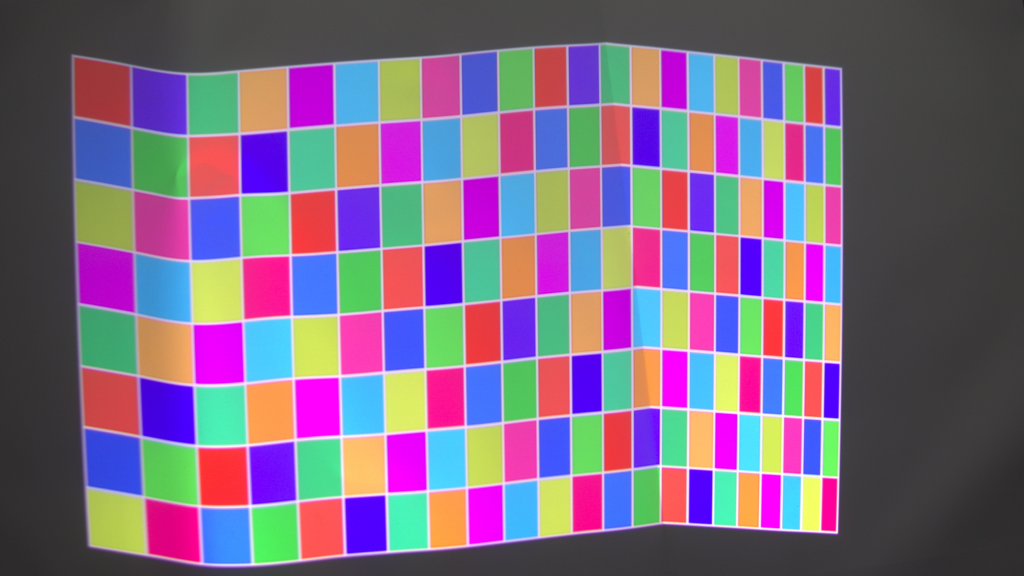
#> input picture CSPR-Net/real_data/1_image_distorted.jpeg, 3072 x 1728 px (shown at 1/3 size)
$ python -i metrics.py   (imports and definitions only)
#> lines starting #> are read from the running program, lines starting #| are printed output that depends on the picture; after the words box and inside, x2 and y2 are one past the last pixel; in counts of white or black regions, pixels touching at a corner belong together
#> further down, picture is the input picture: shape (1728, 3072, 3); mean B, G, R 129.4, 104.2, 123.8
"""Geometric validation metrics — production uses independent desired target (category B)."""

from __future__ import annotations

import json
from pathlib import Path
from typing import Optional

import cv2
import numpy as np

from .charuco import (
    compare_reproj,
    define_desired_target,
    detect_charuco,
    detection_coverage,
    expected_visible_from_pattern,
    load_desired_target,
    load_proj_ids_json,
    match_correspondences,
    measure_against_desired_target,
    measure_independent_residuals,
)


def detect_outer_rectangle_corners(img_bgr: np.ndarray) -> np.ndarray | None:
    """Secondary diagnostic only."""
    gray = cv2.cvtColor(img_bgr, cv2.COLOR_BGR2GRAY)
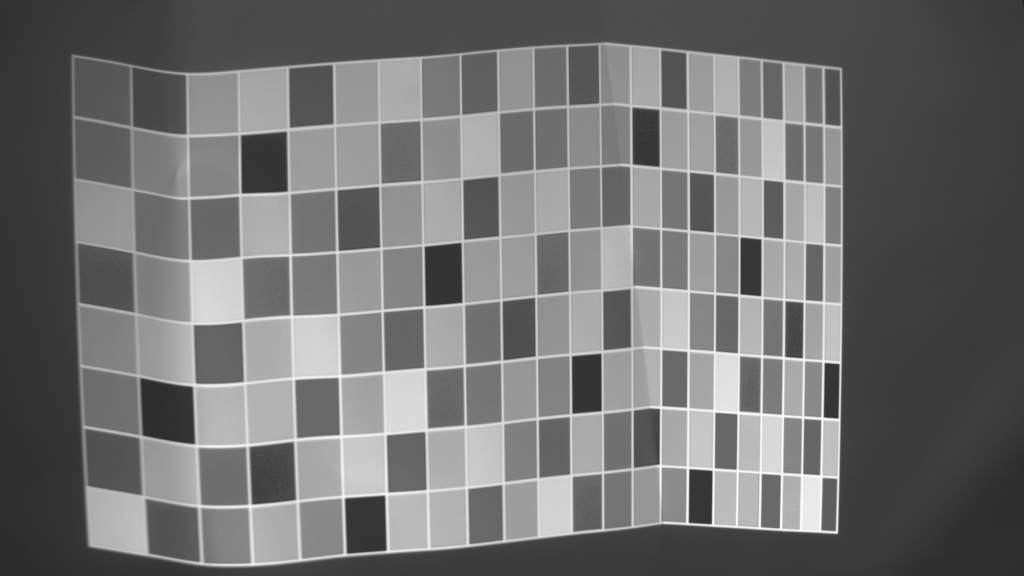
#> gray: shape (1728, 3072) (shown at 1/3 size); min 30, max 255, mean 112.9
    blur = cv2.GaussianBlur(gray, (5, 5), 0)
    _, thr = cv2.threshold(blur, 0, 255, cv2.THRESH_BINARY + cv2.THRESH_OTSU)
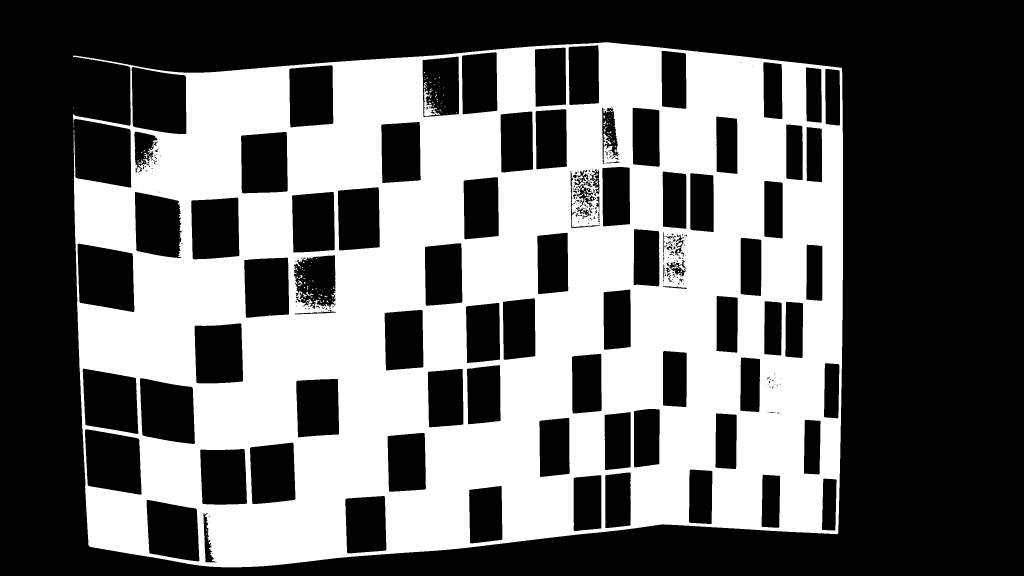
#> thr: shape (1728, 3072) (shown at 1/3 size); 41.1% white; 222 white regions (187 under 20 px)
    contours, _ = cv2.findContours(thr, cv2.RETR_EXTERNAL, cv2.CHAIN_APPROX_SIMPLE)
#> contours = 5 contours, 4 with area under 20; largest, box (x1, y1, x2, y2) and area: (219, 127, 2529, 1702) 3287699
    if not contours:
        return None
    cnt = max(contours, key=cv2.contourArea)
#> cnt = contour of 1365 points, box (x1, y1, x2, y2) (219, 127, 2529, 1702), area 3287699
    peri = cv2.arcLength(cnt, True)
#> peri = 8678.8
    approx = cv2.approxPolyDP(cnt, 0.02 * peri, True)
#> approx = [[2525, 205], [219, 167], [266, 1636], [2512, 1601]]
    if len(approx) != 4:
        box = cv2.boxPoints(cv2.minAreaRect(cnt))
    else:
        box = approx.reshape(4, 2).astype(np.float32)
#> box has the same summary as approx
    s = box.sum(axis=1)
#> s = [2730, 386, 1902, 4113]
    diff = np.diff(box, axis=1).reshape(-1)
#> diff = [-2320, -52, 1370, -911]
    tl, br = box[np.argmin(s)], box[np.argmax(s)]
#> tl = [219, 167]; br = [2512, 1601]
    tr, bl = box[np.argmin(diff)], box[np.argmax(diff)]
#> tr = [2525, 205]; bl = [266, 1636]
    return np.stack([tl, tr, br, bl], axis=0).astype(np.float32)


# [220 lines left out: functions measure_charuco_against_projector, measure_validation_image, not called in this run]


def compare_uncorrected_corrected(unc: dict, cor: dict) -> dict:
    return compare_reproj(unc, cor)


# [60 lines left out: function measure_pair_with_homography, not called in this run]

>>> import cv2
>>> picture = cv2.imread('../../CSPR-Net/real_data/1_image_distorted.jpeg')
>>> result = detect_outer_rectangle_corners(picture)
#> result = [[219, 167], [2525, 205], [2512, 1601], [266, 1636]]

$ run again, on CSPR-Net/real_data/2_image_distorted.jpeg
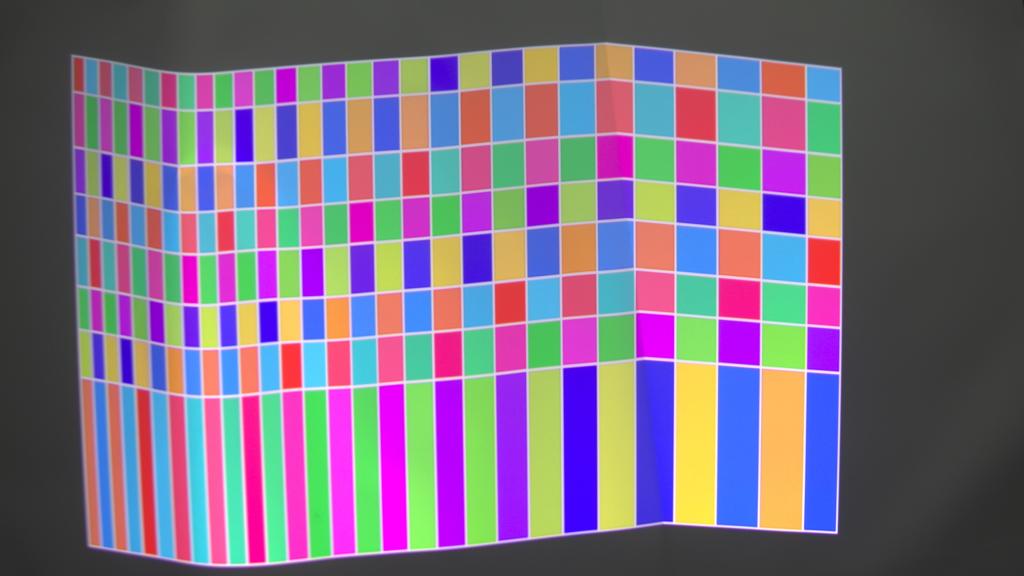
#> input picture CSPR-Net/real_data/2_image_distorted.jpeg, 3072 x 1728 px (shown at 1/3 size)
#> picture is the input picture: shape (1728, 3072, 3); mean B, G, R 129, 108.1, 122.4
#> in detect_outer_rectangle_corners, `gray = cv2.cvtColor(img_bgr, cv2.COLOR_BGR2GRAY)`:
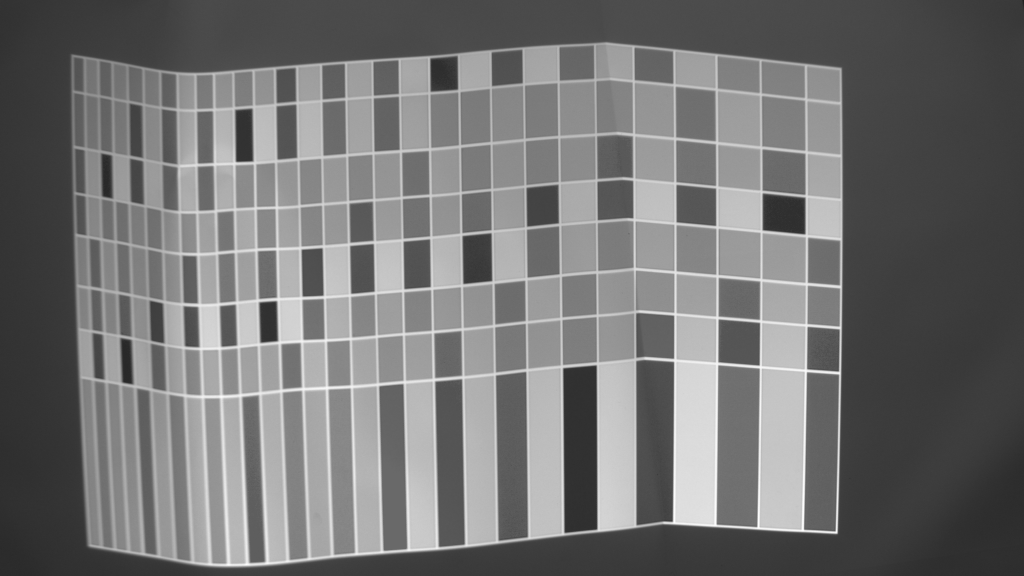
#> gray: shape (1728, 3072) (shown at 1/3 size); min 30, max 255, mean 114.7
#> in detect_outer_rectangle_corners, `_, thr = cv2.threshold(blur, 0, 255, cv2.THRESH_BINARY + cv2.THRESH_OT..`:
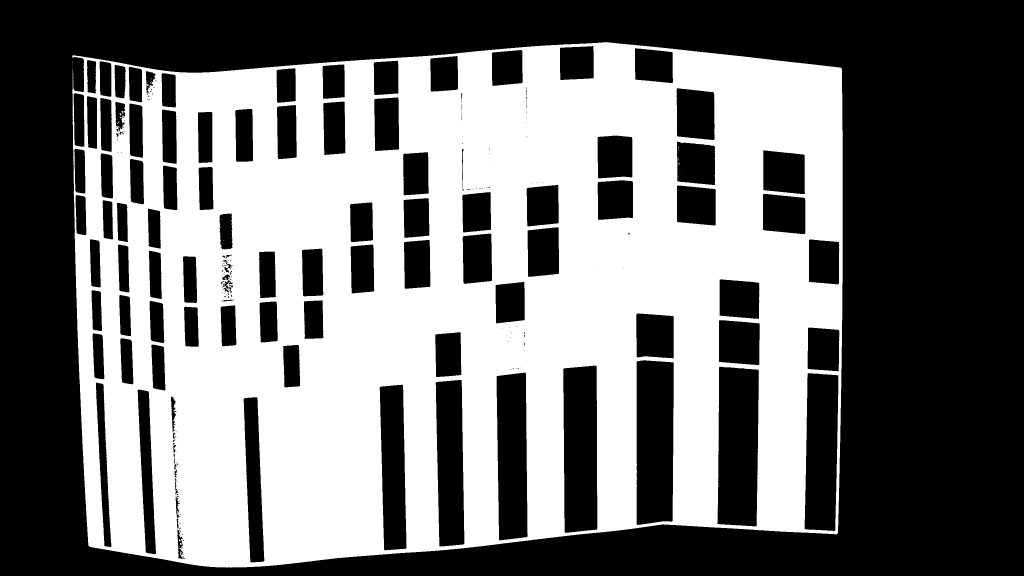
#> thr: shape (1728, 3072) (shown at 1/3 size); 45.9% white; 39 white regions (33 under 20 px)
#> contours = 4 contours, 3 with area under 20; largest, box (x1, y1, x2, y2) and area: (217, 126, 2528, 1703) 3347184
#> cnt = contour of 1138 points, box (x1, y1, x2, y2) (217, 126, 2528, 1703), area 3347184
#> peri = 7847.9
#> approx = [[2524, 204], [218, 166], [265, 1636], [2510, 1602]]
#> box has the same summary as approx
#> s = [2728, 384, 1901, 4112]
#> diff = [-2320, -52, 1371, -908]
#> tl = [218, 166]; br = [2510, 1602]
#> tr = [2524, 204]; bl = [265, 1636]
#> result = [[218, 166], [2524, 204], [2510, 1602], [265, 1636]]

$ run again, on CSPR-Net/real_data/3_image_distorted.jpeg
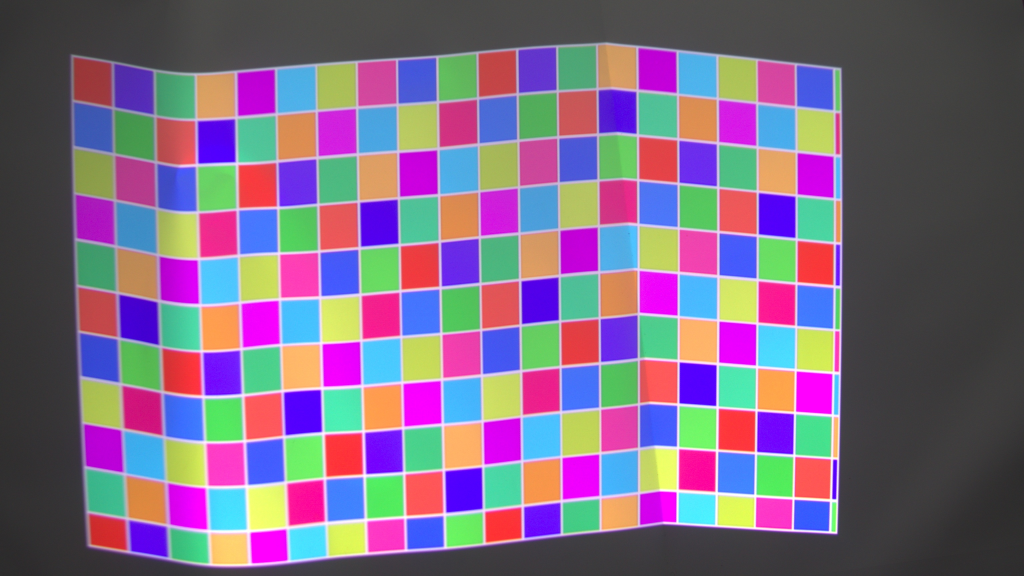
#> input picture CSPR-Net/real_data/3_image_distorted.jpeg, 3072 x 1728 px (shown at 1/3 size)
#> picture is the input picture: shape (1728, 3072, 3); mean B, G, R 130.4, 105, 124.5
#> in detect_outer_rectangle_corners, `gray = cv2.cvtColor(img_bgr, cv2.COLOR_BGR2GRAY)`:
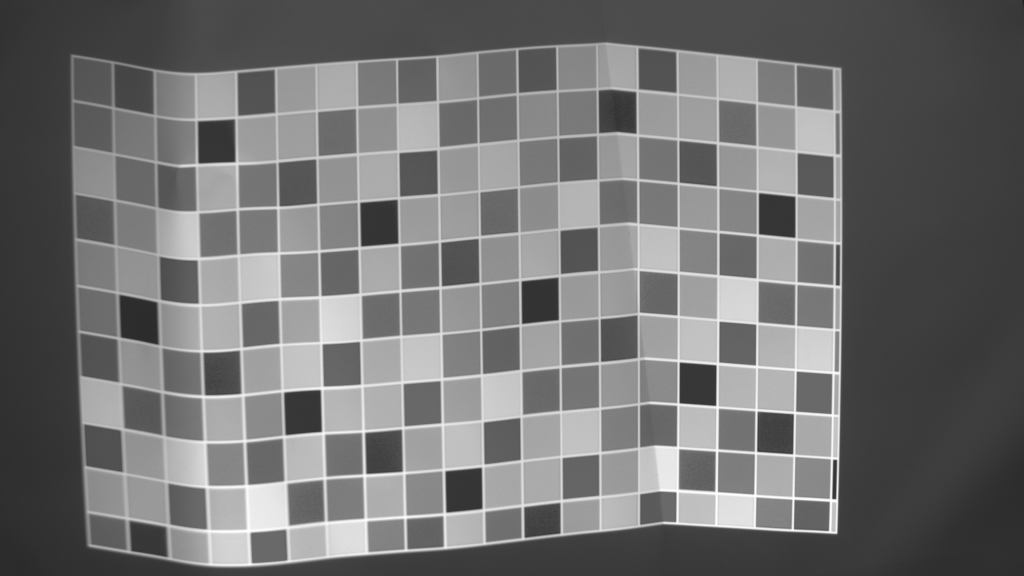
#> gray: shape (1728, 3072) (shown at 1/3 size); min 30, max 255, mean 113.8
#> in detect_outer_rectangle_corners, `_, thr = cv2.threshold(blur, 0, 255, cv2.THRESH_BINARY + cv2.THRESH_OT..`:
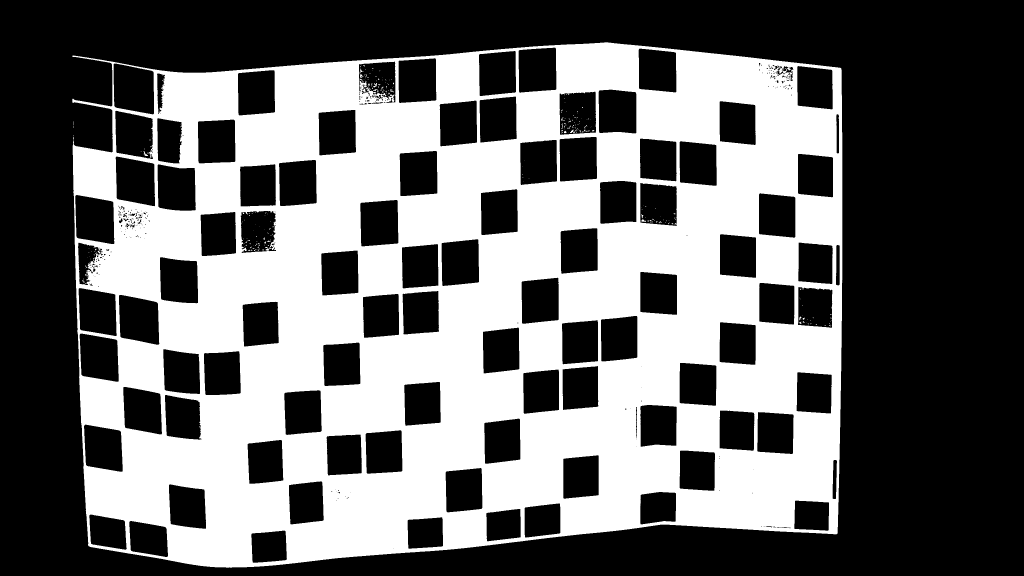
#> thr: shape (1728, 3072) (shown at 1/3 size); 41% white; 282 white regions (256 under 20 px)
#> contours = 4 contours, 3 with area under 20; largest, box (x1, y1, x2, y2) and area: (217, 127, 2527, 1703) 3317376
#> cnt = contour of 1292 points, box (x1, y1, x2, y2) (217, 127, 2527, 1703), area 3317376
#> peri = 8207.1
#> approx = [[2523, 205], [217, 167], [265, 1637], [2511, 1601]]
#> box has the same summary as approx
#> s = [2728, 384, 1902, 4112]
#> diff = [-2318, -50, 1372, -910]
#> tl = [217, 167]; br = [2511, 1601]
#> tr = [2523, 205]; bl = [265, 1637]
#> result = [[217, 167], [2523, 205], [2511, 1601], [265, 1637]]
